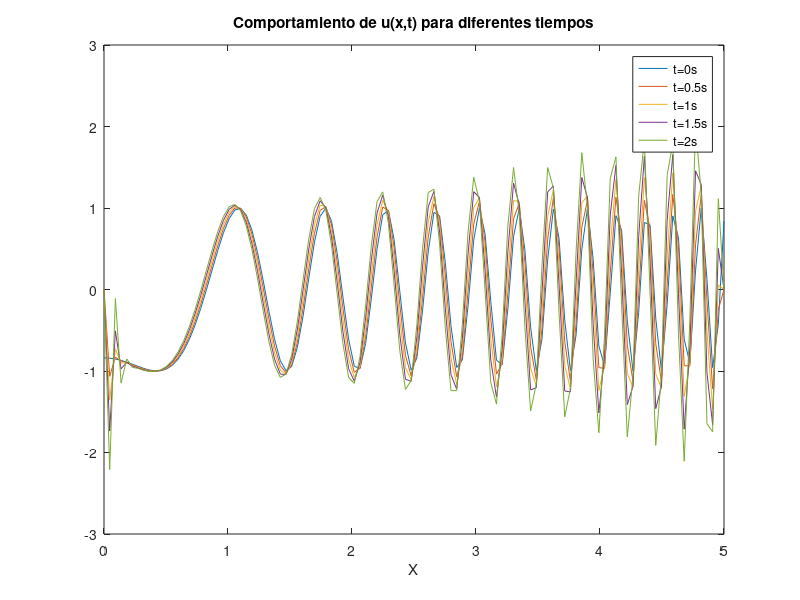
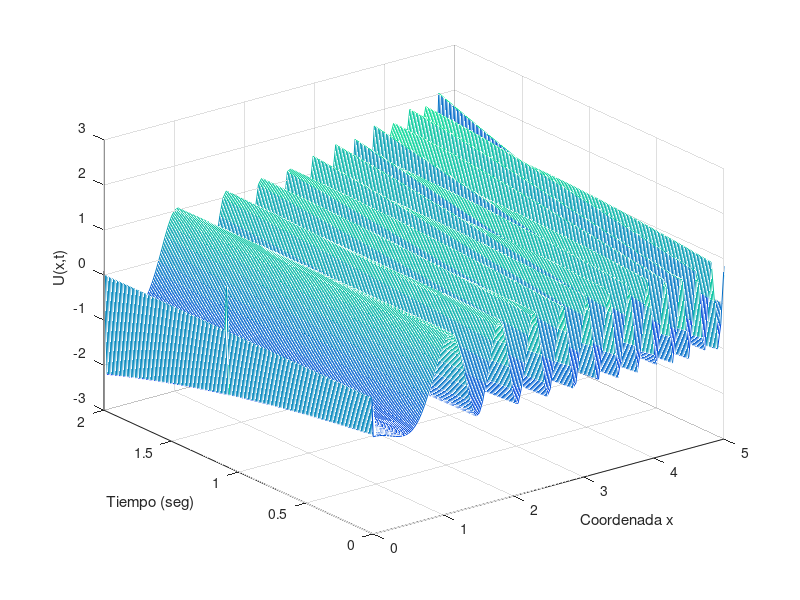

These charts were generated, in order, by the following MATLAB code:
% Tercer Parcial
% Primer Punto
clear all; close all;clc

L = 5; N = 110; 
dt = 1e-2;t = 0:dt:2;
x = linspace(0,L,N);dx = x(2)-x(1);

D = 5e-5;a = 9e-6;c = 4e-3;

u = zeros(length(x),length(t));

for i = 1:N
  u(i,1) = cos(x(i)^2*pi -10);
  u(i,N) = cos(10*x(i)^4/pi);
endfor

for j = 1:length(t)-1
    for i = 2:length(x)-1
        u(i,j+1) = (dt^2/(dt + D))*(u(i,j)/dt + D*(2*u(i,j) - u(i-1,j))/dt^2 +
        a*(u(i,j) - u(i+1, j))/dx + c^2*(u(i+1,j) -2*u(i,j) + u(i-1, j))/dx^2);
    endfor
endfor


figure(1); clf;
plot(x,u(:,1),x,u(:,ceil(0.5/dt)),x,u(:,ceil(1/dt)),x,u(:,ceil(1.5/dt)), x,u(:,ceil(2/dt)))
legend("t=0s","t=0.5s","t=1s","t=1.5s", "t=2s");
title('Comportamiento de u(x,t) para diferentes tiempos'); xlabel('X'); 
print -dpng -r100 u_t.png

figure(2);clf;
[tt,xx] = meshgrid(t,x);
mesh(xx,tt,u); colormap winter;
xlabel('Coordenada x')
ylabel('Tiempo (seg)')
zlabel('U(x,t)')
print -dpng solucion.png
